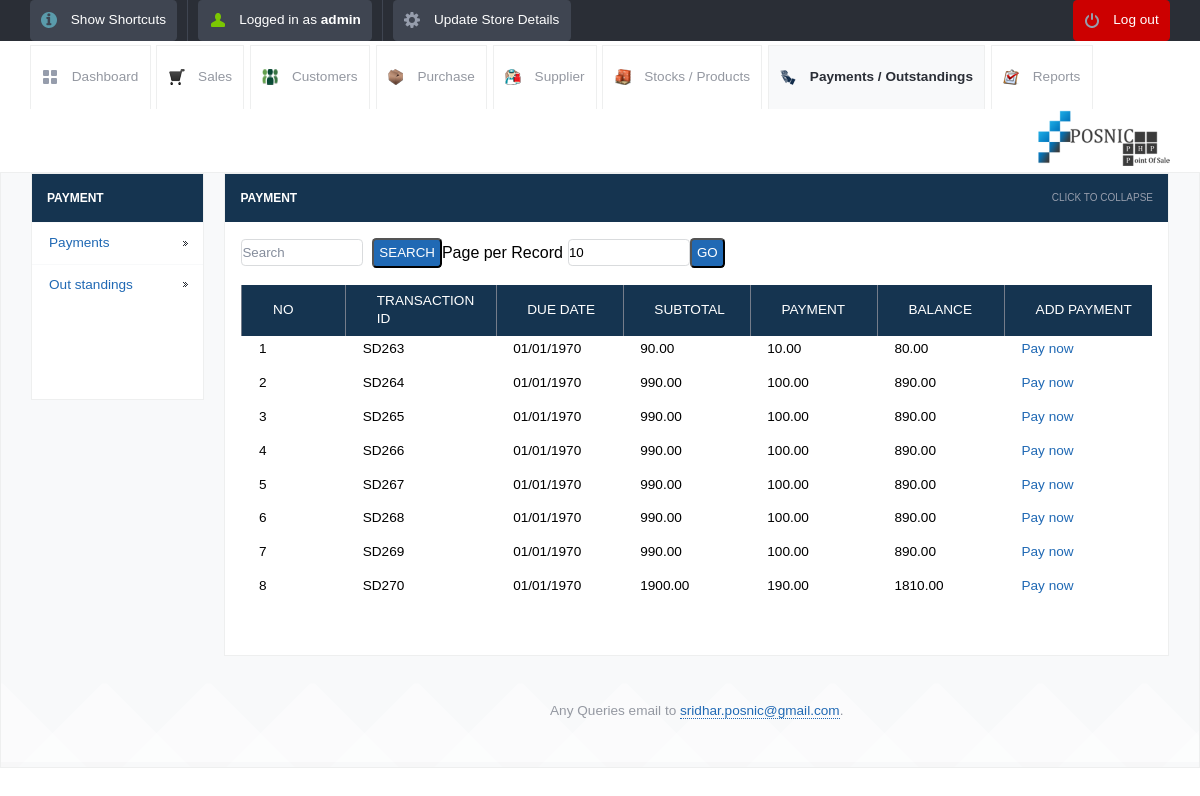
The app's page /view_payments.php (signed in) with its own data.
### tables this page shows
CREATE TABLE IF NOT EXISTS `stock_sales` (
  `id` int(10) unsigned NOT NULL AUTO_INCREMENT,
  `transactionid` varchar(250) NOT NULL,
  `stock_name` varchar(200) NOT NULL,
  `category` varchar(120) NOT NULL,
  `supplier_name` varchar(200) NOT NULL,
  `selling_price` decimal(10,2) NOT NULL,
  `quantity` decimal(10,2) NOT NULL,
  `amount` decimal(10,2) NOT NULL,
  `date` date NOT NULL,
  `username` varchar(120) NOT NULL,
  `customer_id` varchar(120) NOT NULL,
  `subtotal` decimal(10,2) NOT NULL,
  `payment` decimal(10,2) NOT NULL,
  `balance` decimal(10,2) NOT NULL,
  `discount` decimal(10,0) NOT NULL,
  `tax` decimal(10,0) NOT NULL,
  `tax_dis` varchar(100) NOT NULL,
  `dis_amount` decimal(10,0) NOT NULL,
  `grand_total` decimal(10,0) NOT NULL,
  `due` date NOT NULL,
  `mode` varchar(250) NOT NULL,
  `description` varchar(500) NOT NULL,
  `count1` int(11) NOT NULL,
  `billnumber` varchar(120) NOT NULL,
  PRIMARY KEY (`id`)
);

### config.php (called while the page is built)
<?php $config["database"] = "Integral"; $config["host"]= "localhost";$config["username"]= "homestead"; $config["password"]= "secret";?>

### lib/db.class.php (called while the page is built, shortened)
<?php
  class DB
  {
    var $connection;
    function DB($base, $server, $user, $pass)
    {
      $this->connection = mysqli_connect($server, $user, $pass,"Integral",33060);
    }
    function queryUniqueObject($query, $debug = -1)
    {
      $query = "$query LIMIT 1";
      $result = mysqli_query($this->connection,$query) or $this->debugAndDie($query);
      return mysqli_fetch_object($result);
    }
    function getMicroTime()
    {
      list($msec, $sec) = explode(' ', microtime());
      return floor($sec / 1000) + $msec;
    }
  }
?>

### init.php (called while the page is built, shortened)
<?php
	include("lib/db.class.php");
	$db = new DB($config['database'], $config['host'], $config['username'], $config['password']);
?>

### view_payments.php (the view, shortened to what this page needs)
<?php
include_once("init.php");
?>
<!DOCTYPE html>
<html lang="en">
<head>
	<link rel="stylesheet" href="css/style.css">
	<?php include_once("tpl/common_js.php"); ?>
</head>
<body>
	<?php include_once("tpl/top_bar.php"); ?>
	<div id="header-with-tabs">
		<div class="page-full-width cf">
			<ul id="tabs" class="fl">
				<li><a href="dashboard.php" class="dashboard-tab">Dashboard</a></li>
				<li><a href="view_sales.php" class="sales-tab">Sales</a></li>
				<li><a href="view_customers.php" class=" customers-tab">Customers</a></li>
				<li><a href="view_purchase.php" class="purchase-tab">Purchase</a></li>
				<li><a href="view_supplier.php" class=" supplier-tab">Supplier</a></li>
				<li><a href="view_product.php" class=" stock-tab">Stocks / Products</a></li>
				<li><a href="view_payments.php" class="active-tab payment-tab">Payments / Outstandings</a></li>
				<li><a href="view_report.php" class="report-tab">Reports</a></li>
			</ul>
			<a href="#" id="company-branding-small" class="fr"><img src="<?php if(isset($_SESSION['logo'])) { echo "upload/".$_SESSION['logo'];}else{ echo "upload/posnic.png"; } ?>" alt="Point of Sale" /></a>
		</div>
	</div>
	<div id="content">
		<div class="page-full-width cf">
			<div class="side-menu fl">
				<h3>Payment</h3>
				<ul>
					<li><a href="view_payments.php">Payments</a></li>
					<li><a href="view_out_standing.php">Out standings</a></li>
				</ul>
				        <div style="background: #ffffff">
<ins class="adsbygoogle"
     style="display:inline-block;width:120px;height:90px"
     data-ad-client="ca-pub-5212135413309920"
     data-ad-slot="3677012951"></ins>
                                </div>
			</div>
			<div class="side-content fr">
				<div class="content-module">
					<div class="content-module-heading cf">
						<h3 class="fl">Payment</h3>
						<span class="fr expand-collapse-text">Click to collapse</span>
					</div>
						<div class="content-module-main cf">
					<table>
<form action="" method="post" name="search" >
    <input name="searchtxt" type="text" class="round my_text_box" placeholder="Search" >
&nbsp;&nbsp;<input name="Search" type="submit" class="my_button round blue   text-upper" value="Search">
</form>
 <form action="" method="get" name="limit_go">
    Page per Record<input name="limit" type="text" class="round my_text_box" id="search_limit" style="margin-left:5px;" value="<?php if(isset($_GET['limit'])) echo $_GET['limit']; else echo "10"; ?>" size="3" maxlength="3">
    <input name="go"  type="button" value="Go" class=" round blue my_button  text-upper" onclick="return confirmLimitSubmit()">
</form>
<form name="deletefiles" action="delete.php" method="post">
					<table>
		<?php
	$limit = 10;
	$page = $_GET['page'];
	if($page)
		$start = ($page - 1) * $limit;
	else
		$start = 0;
$sql = "SELECT DISTINCT(transactionid) FROM  stock_sales where balance>0 ORDER BY date desc LIMIT $start, $limit ";
	$result = mysql_query($sql);
	if ($page == 0) $page = 1;
	$pagination = "";
?>
							<tr>
                                                            <th>No</th>
								<th>Transaction Id</th>
								<th>Due Date</th>
								<th>subtotal </th>
								<th>Payment</th>
								<th>Balance</th>
								<th>Add Payment</th>
							</tr>
<?php $i=1; $no=$page-1; $no=$no*$limit;
while($row = mysql_fetch_array($result))
{
			$entryid=$row['transactionid'];
			$line = $db->queryUniqueObject("SELECT * FROM stock_sales WHERE transactionid='$entryid' ");
			$mysqldate=$line->due;
 		$phpdate = strtotime( $mysqldate );
 		$phpdate = date("d/m/Y",$phpdate);
										 ?>
  											<tr>
   <td>   <?php echo $no+$i; ?></td>
       	<td width="100"><?php echo $line->transactionid; ?></td>
        <td width="100"><?php echo $phpdate; ?></td>
        <td width="100"><?php echo $line->subtotal; ?></td>
		  <td width="100"><?php echo $line->payment; ?></td>
		    <td width="100"><?php echo $line->balance; ?></td>
    <td>	<a href="update_payment.php?sid=<?php echo $line->transactionid;?>&table=stock_entries&return=view_payments.php">Pay now
	</a>
	</td>
</tr>
<?php $i++; } ?>
 <tr>
       <td align="center"><div style="margin-left:20px;"><?php echo $pagination; ?></div></td>
      </tr>
</table>
</form>
		</div>
	</div>
		<div id="footer">
		<p>Any Queries email to <a href="mailto:sridhar.posnic@gmail.com?subject=Stock%20Management%20System">sridhar.posnic@gmail.com</a>.</p>
	</div>
</body>
</html>

### css/style.css (style rules this page uses)
*, html, body, div, dl, dt, dd, ul, ol, li, h1, h2, h3, h4, h5, h6, pre, form, label, fieldset, input, p, blockquote, th, td { margin: 0; padding: 0; }
table { border-collapse: collapse; border-spacing: 0; }
fieldset, img { border: 0; }
address, caption, cite, code, dfn, em, strong, th, var { font-style: normal; font-weight: normal; }
caption, th { text-align: left; }
h1, h2, h3, h4, h5, h6 { font-weight: normal; }
a img { border: none; }
a { text-decoration: none; }
body { font-size: 1em; }
.cf:before, .cf:after { content: ""; display: table; }
.cf:after { clear:both; }
.cf { zoom: 1; }
.round { border-radius: 0.3125em; -moz-border-radius: 0.3125em; -webkit-border-radius: 0.3125em; }
p { margin-bottom: 1.25em; color: #9498a1; }
.fl { float: left; }
.fr { float: right; }
h1, h2, h3, h4, h5, h6 { margin-bottom: 0.625em; }
body, form { font-family: "Droid Sans", Helvetica, Arial, sans-serif; line-height: 1.125em; }
p, .button, form input, ul#nav li ul, ul#tabs, div.side-menu ul li a, table, .information-box, .confirmation-box, .error-box, .error-message, .warning-box, ol, .regular-ul, .custom-ul, blockquote, cite { font-size: 0.85em; }
div.content-module-heading span { font-size: 0.625em; }
h3 { font-size: 0.75em; }
a { color: #2069b4; }
p a, p a:hover { border-bottom: 1px dotted; }
.blue { background-color: #2069b4; color: white; }
.my_text_box { border: 1px solid #D9DBDD; width:120px; height:25px; }
.my_button { height:30px; padding: 0px 5px 0px 5px; }
.page-full-width { padding: 0 1.875em; }
.text-upper { text-transform: uppercase; }
div#header-with-tabs { padding:0.25em 0 0; }
a#company-branding-small img { height: 60px; }
ul#tabs { list-style-type: none; }
ul#tabs li { float: left; }
ul#tabs li a { border: 1px solid #eeefef; border-bottom: none; padding: 1.666em 0.833em; margin: 0 0.416em -1px 0; display: block; color: #9498a1; }
ul#tabs li a.dashboard-tab { background: transparent url('../images/tab-dashboard.png') no-repeat 0.833em center ; padding-left: 3em; }
ul#tabs li a.sales-tab { background: transparent url('../images/sales-icon.png') no-repeat 0.833em center ; padding-left: 3em; }
ul#tabs li a.customers-tab { background: transparent url('../images/customer-icon.png') no-repeat 0.833em center ; padding-left: 3em; }
ul#tabs li a.purchase-tab { background: transparent url('../images/purchase-icon.png') no-repeat 0.833em center ; padding-left: 3em; }
ul#tabs li a.supplier-tab { background: transparent url('../images/supplier-icon.png') no-repeat 0.833em center ; padding-left: 3em; }
ul#tabs li a.stock-tab { background: transparent url('../images/stock-icon.png') no-repeat 0.833em center ; padding-left: 3em; }
ul#tabs li a.payment-tab { background: transparent url('../images/payment-icon.png') no-repeat 0.833em center ; padding-left: 3em; }
ul#tabs li a.report-tab { background: transparent url('../images/report-icon.png') no-repeat 0.833em center ; padding-left: 3em; }
ul#tabs li a.active-tab, ul#tabs li a.active-tab:hover { background-color: #f8f9fa; font-weight: bold; color: #2a2e36; }
table { width: 100%; margin-bottom: 1.25em; }
table th { background-color: #153450; color: white; text-transform: uppercase; padding: 0.55em .7em 0.55em 2.25em; border-left: 1px solid #747c8a; }
table tbody td { padding: 0.33em 0 0.833em 1.25em; }
table th:first-child { width: 4em ; }
table th:last-child { width: 7em; }
div#content { background: #f8f9fa url('../images/artwork-pattern.png') repeat-x left bottom; border: 1px solid #eeefef; padding: 0em ; }
div.side-menu { background: #153450; border: 1px solid #eeefef; width: 15%; margin-bottom: 1em; }
div.side-menu h3 { text-transform: uppercase; font-weight: bold; margin: 1.25em; color: white; }
div.side-menu ul { list-style-type: none; }
div.side-menu ul li a { padding: 0.833em 1.25em; border-top: 1px solid #f8f9fa; display: block; background: white url('../images/menu-dark-indicator.png') no-repeat right center; }
div.side-content { width: 83%; }
div.content-module { background: white; margin-bottom: 1em; border: 1px solid #eeefef; }
div.content-module-heading { background: #153450; cursor: pointer; }
div.content-module-heading h3 { text-transform: uppercase; color: white; font-weight: bold; margin: 1.25em; }
div.content-module-heading span { color: #969dac; text-transform: uppercase; margin: 1.5em; }
div.content-module-main { padding: 1em; }
div#footer { text-align: center; padding: 1.875em 0; }

### records on screen
stock_sales: transactionid "SD263", due "01/01/1970", subtotal "90.00", payment "10.00", balance "80.00"
stock_sales: transactionid "SD264", due "01/01/1970", subtotal "990.00", payment "100.00", balance "890.00"
stock_sales: transactionid "SD265", due "01/01/1970", subtotal "990.00", payment "100.00", balance "890.00"
stock_sales: transactionid "SD266", due "01/01/1970", subtotal "990.00", payment "100.00", balance "890.00"
stock_sales: transactionid "SD267", due "01/01/1970", subtotal "990.00", payment "100.00", balance "890.00"
stock_sales: transactionid "SD268", due "01/01/1970", subtotal "990.00", payment "100.00", balance "890.00"
stock_sales: transactionid "SD269", due "01/01/1970", subtotal "990.00", payment "100.00", balance "890.00"
stock_sales: transactionid "SD270", due "01/01/1970", subtotal "1900.00", payment "190.00", balance "1810.00"

### other values on screen
$POSNIC['username'] "admin"
$no+$i "1"
$no+$i "2"
$no+$i "3"
$no+$i "4"
$no+$i "5"
$no+$i "6"
$no+$i "7"
$no+$i "8"
